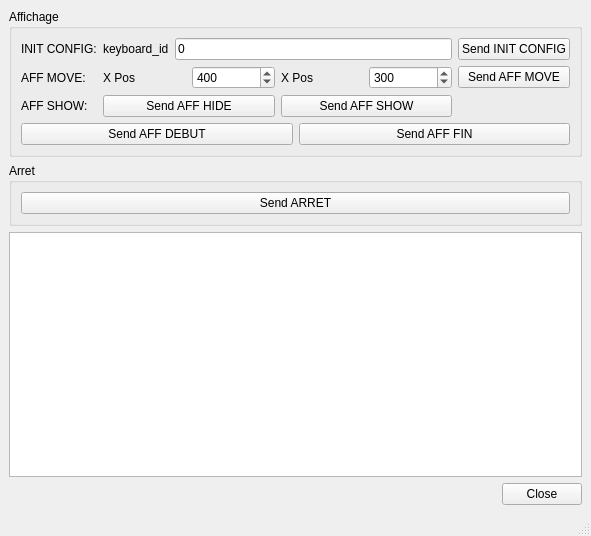
<?xml version="1.0" encoding="UTF-8"?>
<ui version="4.0">
 <class>MainDlg</class>
 <widget class="QMainWindow" name="MainDlg">
  <property name="geometry">
   <rect>
    <x>0</x>
    <y>0</y>
    <width>591</width>
    <height>536</height>
   </rect>
  </property>
  <property name="windowTitle">
   <string>Virtual keyboard Test</string>
  </property>
  <property name="windowIcon">
   <iconset>
    <normaloff>:/IHMSimulator/images/logo.png</normaloff>:/IHMSimulator/images/logo.png</iconset>
  </property>
  <widget class="QWidget" name="centralwidget">
   <layout class="QVBoxLayout" name="verticalLayout">
    <item>
     <widget class="QGroupBox" name="groupBox">
      <property name="title">
       <string>Affichage</string>
      </property>
      <layout class="QGridLayout" name="gridLayout">
       <item row="0" column="0">
        <widget class="QLabel" name="label">
         <property name="text">
          <string>INIT CONFIG:</string>
         </property>
        </widget>
       </item>
       <item row="0" column="1">
        <layout class="QHBoxLayout" name="horizontalLayout_3">
         <item>
          <widget class="QLabel" name="label_2">
           <property name="text">
            <string>keyboard_id</string>
           </property>
          </widget>
         </item>
         <item>
          <widget class="QLineEdit" name="txtKeyboardID">
           <property name="text">
            <string>0</string>
           </property>
          </widget>
         </item>
        </layout>
       </item>
       <item row="0" column="2">
        <widget class="QPushButton" name="btnSendInitConfig">
         <property name="text">
          <string>Send INIT CONFIG</string>
         </property>
        </widget>
       </item>
       <item row="1" column="0">
        <widget class="QLabel" name="label_3">
         <property name="text">
          <string>AFF MOVE:</string>
         </property>
        </widget>
       </item>
       <item row="1" column="1">
        <layout class="QHBoxLayout" name="horizontalLayout_2">
         <item>
          <widget class="QLabel" name="label_4">
           <property name="text">
            <string>X Pos</string>
           </property>
          </widget>
         </item>
         <item>
          <widget class="QSpinBox" name="spinPosX">
           <property name="maximum">
            <number>2000</number>
           </property>
           <property name="singleStep">
            <number>10</number>
           </property>
           <property name="value">
            <number>400</number>
           </property>
          </widget>
         </item>
         <item>
          <widget class="QLabel" name="label_5">
           <property name="text">
            <string>X Pos</string>
           </property>
          </widget>
         </item>
         <item>
          <widget class="QSpinBox" name="spinPosY">
           <property name="maximum">
            <number>2000</number>
           </property>
           <property name="singleStep">
            <number>10</number>
           </property>
           <property name="value">
            <number>300</number>
           </property>
          </widget>
         </item>
        </layout>
       </item>
       <item row="1" column="2">
        <widget class="QPushButton" name="btnSendAffMove">
         <property name="text">
          <string>Send AFF MOVE</string>
         </property>
        </widget>
       </item>
       <item row="2" column="0">
        <widget class="QLabel" name="label_8">
         <property name="text">
          <string>AFF SHOW:</string>
         </property>
        </widget>
       </item>
       <item row="2" column="1">
        <layout class="QHBoxLayout" name="horizontalLayout_4">
         <item>
          <widget class="QPushButton" name="btnSendAffShow0">
           <property name="text">
            <string>Send AFF HIDE</string>
           </property>
          </widget>
         </item>
         <item>
          <widget class="QPushButton" name="btnSendAffShow1">
           <property name="text">
            <string>Send AFF SHOW</string>
           </property>
          </widget>
         </item>
        </layout>
       </item>
       <item row="3" column="0" colspan="3">
        <layout class="QHBoxLayout" name="horizontalLayout_6">
         <item>
          <widget class="QPushButton" name="btnSendAffDEBUT">
           <property name="text">
            <string>Send AFF DEBUT</string>
           </property>
          </widget>
         </item>
         <item>
          <widget class="QPushButton" name="btnSendAffFIN">
           <property name="text">
            <string>Send AFF FIN</string>
           </property>
          </widget>
         </item>
        </layout>
       </item>
      </layout>
     </widget>
    </item>
    <item>
     <widget class="QGroupBox" name="groupBox_2">
      <property name="title">
       <string>Arret</string>
      </property>
      <layout class="QHBoxLayout" name="horizontalLayout_5">
       <item>
        <widget class="QPushButton" name="btnSendArret">
         <property name="text">
          <string>Send ARRET</string>
         </property>
        </widget>
       </item>
      </layout>
     </widget>
    </item>
    <item>
     <widget class="QPlainTextEdit" name="listWidget"/>
    </item>
    <item>
     <layout class="QHBoxLayout" name="horizontalLayout">
      <item>
       <spacer name="horizontalSpacer">
        <property name="orientation">
         <enum>Qt::Horizontal</enum>
        </property>
        <property name="sizeHint" stdset="0">
         <size>
          <width>668</width>
          <height>20</height>
         </size>
        </property>
       </spacer>
      </item>
      <item>
       <widget class="QPushButton" name="btnClose">
        <property name="text">
         <string>Close</string>
        </property>
       </widget>
      </item>
     </layout>
    </item>
   </layout>
  </widget>
  <widget class="QMenuBar" name="menubar">
   <property name="geometry">
    <rect>
     <x>0</x>
     <y>0</y>
     <width>591</width>
     <height>22</height>
    </rect>
   </property>
  </widget>
  <widget class="QStatusBar" name="statusbar"/>
 </widget>
 <resources/>
 <connections/>
</ui>
